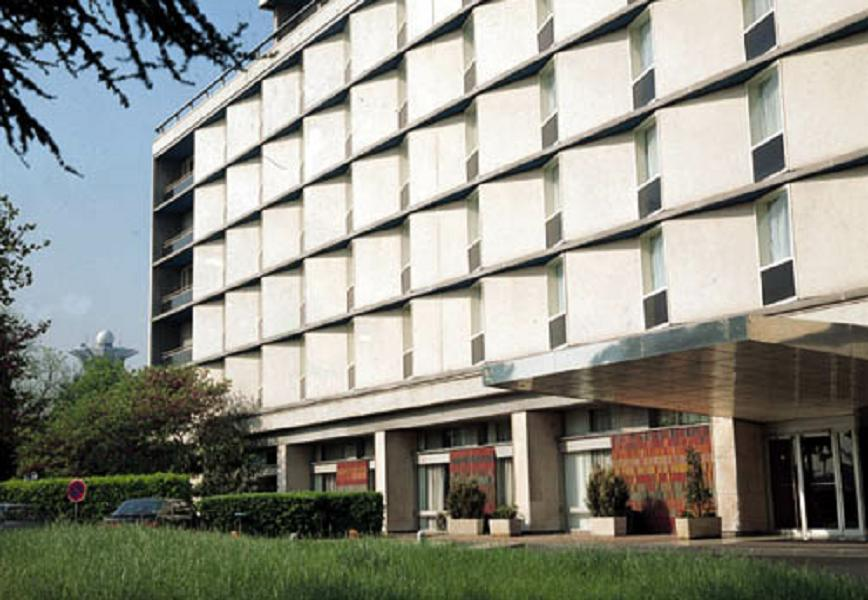
#> input picture Day01/lecture1_image filtering/lecture1_image filtering/image_filtering/resource/building.jpg, 868 x 600 px; the run also reads 5 pictures not shown here
$ jupyter execute --allow-errors 'Hw01_박성수.ipynb'
#> lines starting #> are read from the running program, lines starting #| are printed output that depends on the picture
# Image Filtering

* Apply custom-made filters to images (2D convolution)
* Box filter
* Various filters
* Sharpening filter
* Gaussian filter
* Thresholuding
* Sobel filter and Image Gradient

As in one-dimensional signals, images also can be filtered with various low-pass filters (LPF), high-pass filters (HPF), etc.
LPF helps in removing noise, blurring images, etc.
HPF filters help in finding edges in images.

## OpenCV
* How to install using conda
    * `conda install -c conda-forge py-opencv`

* Official Opencv doumentation
    * https://docs.opencv.org/4.4.0/index.html

As a first step, the OpenCV python library is imported.
The proper way to do this is to additionally assign it the name cv, which is used in the following to reference the library.

[cell 1]
import os
import cv2 as cv # OpenCV
import numpy as np
from matplotlib import pyplot as plt

plt.rcParams['figure.figsize'] = [16, 9]

# %matplotlib qt
# %matplotlib inline

## Image Filters

OpenCV provides a function `cv.filter2D()` to convolve a kernel with an image.

* Convolves an image with the kernel.
    * `dst = cv.filter2D( src, ddepth, kernel[, dst[, anchor[, delta[, borderType]]]])`
    * The function does actually compute correlation, not the convolution. If you need a real convolution, flip the kernel.
    * ddepth: bit depth of outout, set ddepth to -1 to retain bit depth of input

As an example, we will try an averaging filter on an image.
A 5x5 averaging filter kernel will look like the below:

$K = \frac{1}{25} \begin{bmatrix} 1 & 1 & 1 & 1 & 1 \\ 1 & 1 & 1 & 1 & 1 \\ 1 & 1 & 1 & 1 & 1 \\ 1 & 1 & 1 & 1 & 1 \\ 1 & 1 & 1 & 1 & 1 \end{bmatrix}$

[cell 2]
img = cv.imread('resource/building.jpg')
#> img is the input picture: shape (600, 868, 3); mean B, G, R 133.7, 143.6, 142.9

# make kernel
kernel = np.array([[1,1,1,1,1],
                  [1,1,1,1,1],
                  [1,1,1,1,1],
                  [1,1,1,1,1],
                  [1,1,1,1,1],],dtype=np.float64) / 25

# image filtering
# TODO
filtered = cv.filter2D(img,-1,kernel)
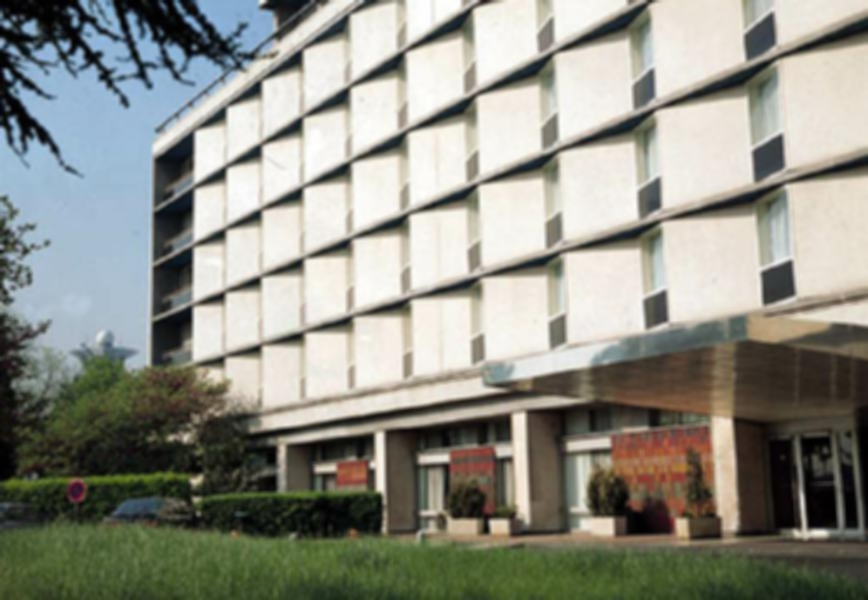
#> filtered: shape (600, 868, 3); mean B, G, R 133.7, 143.6, 142.9
# ----------------------------------------------------------------------------

plt.subplot(1,2,1),plt.imshow(cv.cvtColor(img, cv.COLOR_BGR2RGB)),plt.title('Original')
plt.subplot(1,2,2),plt.imshow(cv.cvtColor(filtered, cv.COLOR_BGR2RGB)),plt.title('Averaged')
plt.show()
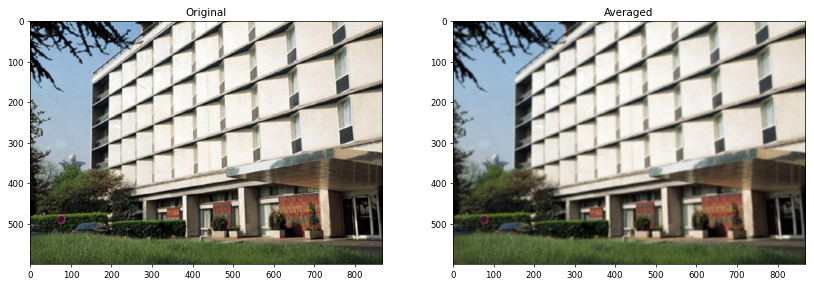
#> figure drawn by matplotlib, 2 panels

# compare image with the test image
ref = cv.imread("resource/box5.png")
mse = np.mean((ref - filtered)**2)
#> mse = 0
print(mse)
#| 0.0
assert mse < 5

## Box filter
* Averages pixels in a box shaped window.
* Sum of kernel should be 1

The operation works like this: keep this kernel above a pixel, add all the pixels below this kernel, take the average, and replace the central pixel with the new average value. This operation is continued for all the pixels in the image.

[cell 3]
img = cv.imread('resource/building.jpg')

# ----------------------------------------------------------------------------
# TODO: 크기가 15인 박스필터 만들어 필터링하기

# make kernel
N = 15
kernel = np.ones((N,N),np.float64)/(N*N)

# image filtering
avg = cv.filter2D(img,-1,kernel)
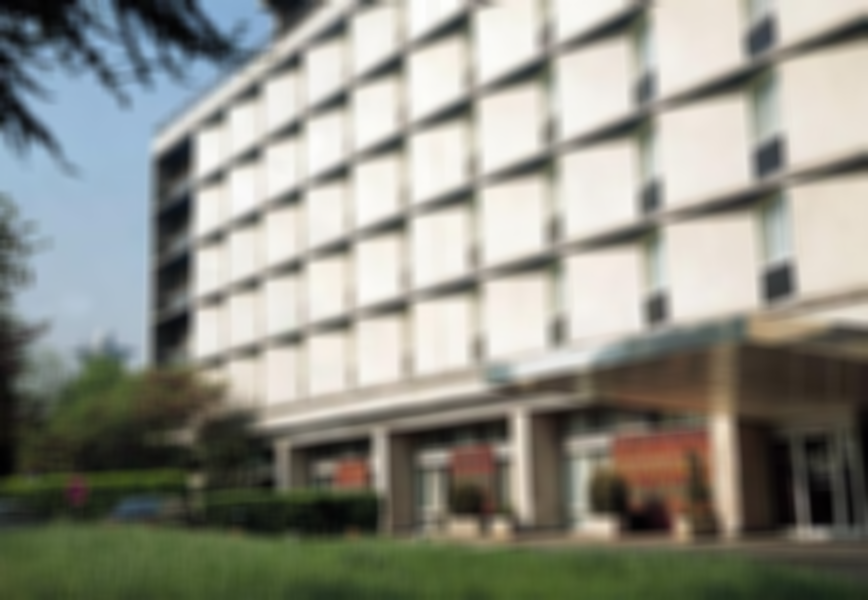
#> avg: shape (600, 868, 3); mean B, G, R 133.7, 143.6, 142.9
# ----------------------------------------------------------------------------

plt.subplot(1,2,1),plt.imshow(cv.cvtColor(img, cv.COLOR_BGR2RGB)),plt.title('Original')
plt.subplot(1,2,2),plt.imshow(cv.cvtColor(avg, cv.COLOR_BGR2RGB)),plt.title('Averaged')
plt.show()
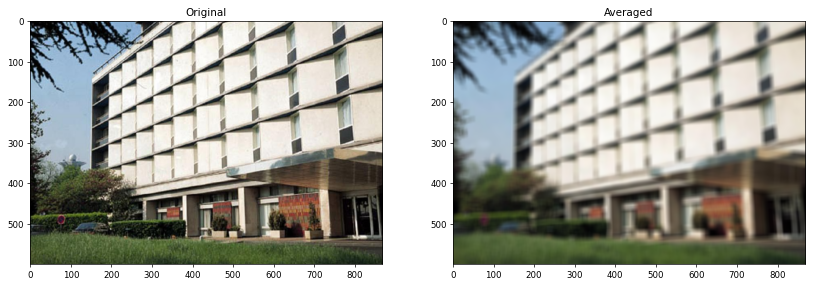
#> figure drawn by matplotlib, 2 panels

# compare image with the test image
ref = cv.imread("resource/box15.png")
mse = np.mean((ref - avg)**2)
print(mse)
#| 0.0
assert mse < 5

## Other filters

* 이미지가 변경되지 않는 필터 (unchanged)

$K =  \begin{bmatrix} 0 & 0 & 0 \\ 0 & 1 & 0 \\ 0 & 0 & 0\end{bmatrix}$

[cell 4]
img = cv.imread('resource/building.jpg')

# ----------------------------------------------------------------------------
# TODO: 그대로 이미지가 나오는 필터링 (identity filter)

# make kernel
kernel = np.zeros((3,3),dtype=np.float64)
kernel[1,1] = 1.0

# image filtering
unchanged = cv.filter2D(img,-1,kernel)
# ----------------------------------------------------------------------------

plt.subplot(1,2,1),plt.imshow(cv.cvtColor(img, cv.COLOR_BGR2RGB)),plt.title('Original')
plt.subplot(1,2,2),plt.imshow(cv.cvtColor(unchanged, cv.COLOR_BGR2RGB)),plt.title('Unchanged')
plt.show()

# compare image with the test image
ref = img
mse = np.mean((ref - unchanged)**2)
print(mse)
#| 0.0
assert mse < 5

* 이미지를 왼쪽으로 10 픽셀을 이동시키는 필터 (shift to left)
    * 커널의 중심으로 부터 10 픽셀 떨어진 위치에 1을 할당 (커널의 중심은 보통 커널의 중간 지점이다.)

[cell 5]
img = cv.imread('resource/building.jpg')

# ----------------------------------------------------------------------------
# TODO: 이미지를 왼쪽으로 10 픽셀을 이동시키는 필터 구현하기

# make kernel
kernel = np.zeros((1,21))
kernel[0,-1] = 1

# image filtering (
# 이미지 보더 부분은 0으로 채워지게 설정 (use borderType=cv.BORDER_CONSTANT)
shifted = cv.filter2D(img,-1,kernel,borderType=cv.BORDER_CONSTANT)
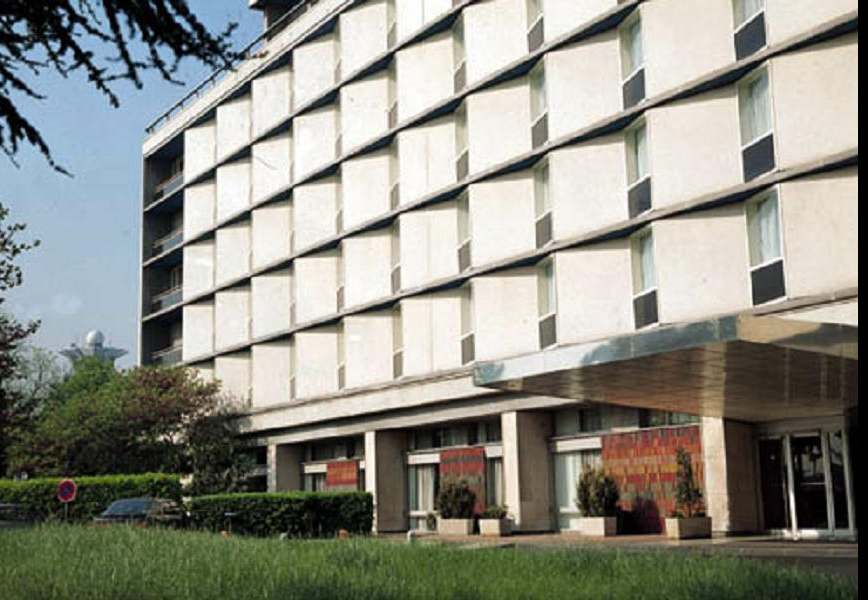
#> shifted: shape (600, 868, 3); mean B, G, R 132.9, 142.8, 142.2

# ----------------------------------------------------------------------------

plt.subplot(1,2,1),plt.imshow(cv.cvtColor(img, cv.COLOR_BGR2RGB)),plt.title('Original')
plt.subplot(1,2,2),plt.imshow(cv.cvtColor(shifted, cv.COLOR_BGR2RGB)),plt.title('shift to left')
plt.show()
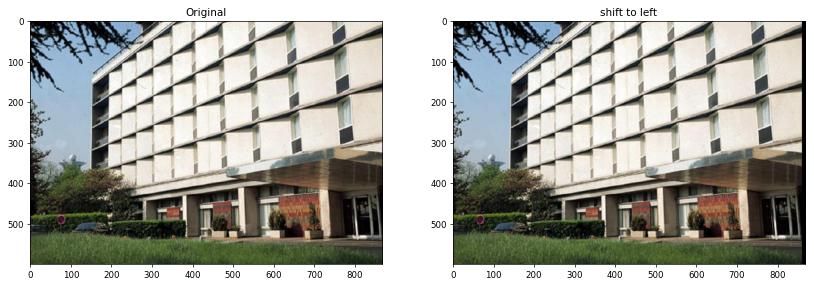
#> figure drawn by matplotlib, 2 panels


# compare image with the test image
ref = cv.imread("resource/shifted10.png")
mse = np.mean((ref - shifted)**2)
print(mse)
#| 0.0
assert mse < 5

## Sharpening filter

* 박스 필터를 이용하여 sharpening 필터를 만들 수 있다.

$K =  \begin{bmatrix} 0 & 0 & 0 \\ 0 & 2 & 0 \\ 0 & 0 & 0\end{bmatrix} - \frac{1}{9} \begin{bmatrix} 1 & 1 & 1 \\ 1 & 1 & 1 \\ 1 & 1 & 1\end{bmatrix}$

* 커널의 합이 1이여야 함

[cell 6]
img = cv.imread('resource/building.jpg')

# ----------------------------------------------------------------------------
# TODO: sharpening filter 구현

# make kernel
N = 7  # 박스 필터의 크기는 7으로 할 것
kernel = -np.ones((N,N),np.float64)/(N*N)
kernel[3,3] += 2

# image filtering
sharpened = cv.filter2D(img,-1,kernel)
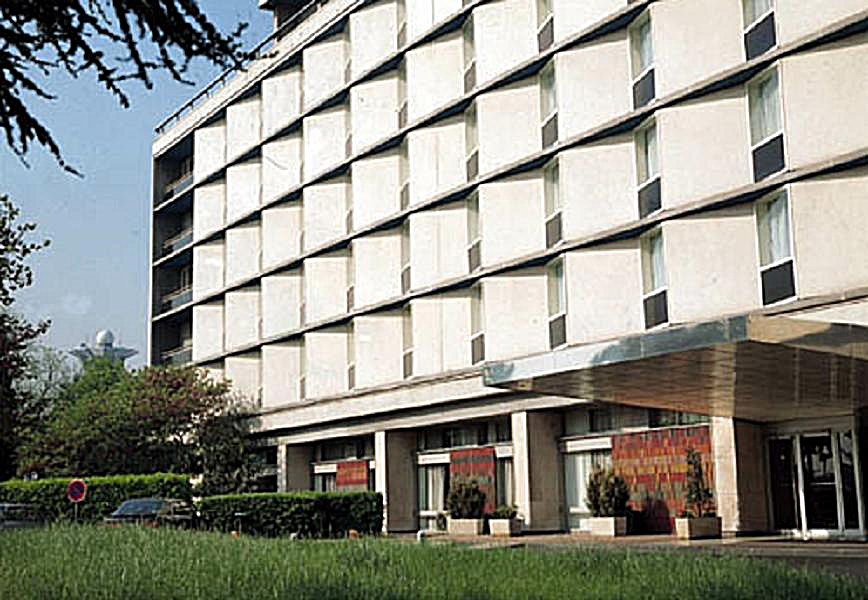
#> sharpened: shape (600, 868, 3); mean B, G, R 134.1, 143.7, 143
# ----------------------------------------------------------------------------

plt.subplot(1,2,1),plt.imshow(cv.cvtColor(img, cv.COLOR_BGR2RGB)),plt.title('Original')
plt.subplot(1,2,2),plt.imshow(cv.cvtColor(sharpened, cv.COLOR_BGR2RGB)),plt.title('Sharpened')
plt.show()
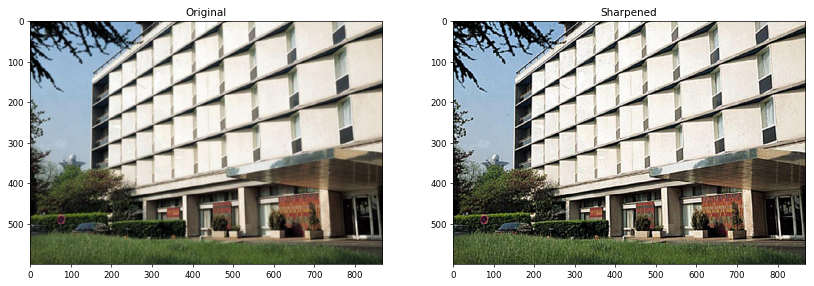
#> figure drawn by matplotlib, 2 panels

# compare image with the test image
ref = cv.imread("resource/sharpened7.png")
mse = np.mean((ref - sharpened)**2)
print(mse)
#| 0.0
assert mse < 5

## Gaussian filter

* Named (like many other things) after Carl Friedrich Gauss, most representative low-pass filter.

* Kernel values sampled from the 2D Gaussian function, weight falls off with distance from center pixel

$f(i,j)=\frac{1}{2\pi\sigma^2} e^{−\frac{i^2+j^2}{2\sigma^2}}$

* theoretically infinite, in practice truncated to some maximum distance

[cell 7]
# ----------------------------------------------------------------------------
# TODO: gaussian filter를 구현
# cv.GaussianBlur 를 사용하지 마세요.


# make kernel
sigma = 2.0 # sigma는 2.0로 할것
N = 7 # 필터 크기를 7로 할것

# 커널의 x와 y 좌표에 대해 gaussian function을 구한다.
idx = np.arange(start=-(N//2),stop=N//2+1)
x_idx, y_idx = np.meshgrid(idx, idx)

kernel = 1/(2*np.pi*(sigma**2)) * np.exp(-(x_idx**2+y_idx**2)/(2 * (sigma**2)))

# 커널의 합(np.sum(kernel))이 1이 되야 함 (np.sum 을 사용)
kernel = kernel/np.sum(kernel)

# image filtering
blurred = cv.filter2D(img,-1,kernel)
# ----------------------------------------------------------------------------

plt.subplot(1,2,1),plt.imshow(cv.cvtColor(img, cv.COLOR_BGR2RGB)),plt.title('Original')
plt.subplot(1,2,2),plt.imshow(cv.cvtColor(blurred, cv.COLOR_BGR2RGB)),plt.title('Blurred')
plt.show()


# compare image with the test image
ref = cv.imread("resource/gaussian.png")
mse = np.mean((ref - blurred)**2)
print(mse)
#| 0.0
assert mse < 5
